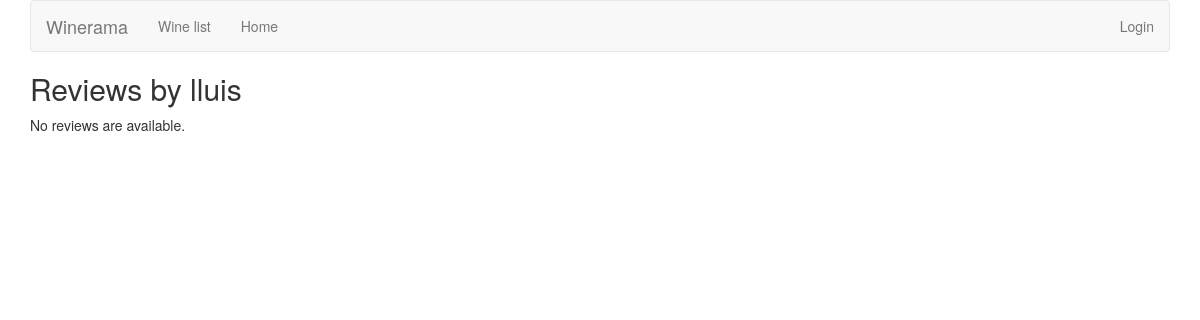
/reviews/review/user/lluis/, run on an earlier commit of the app's database.
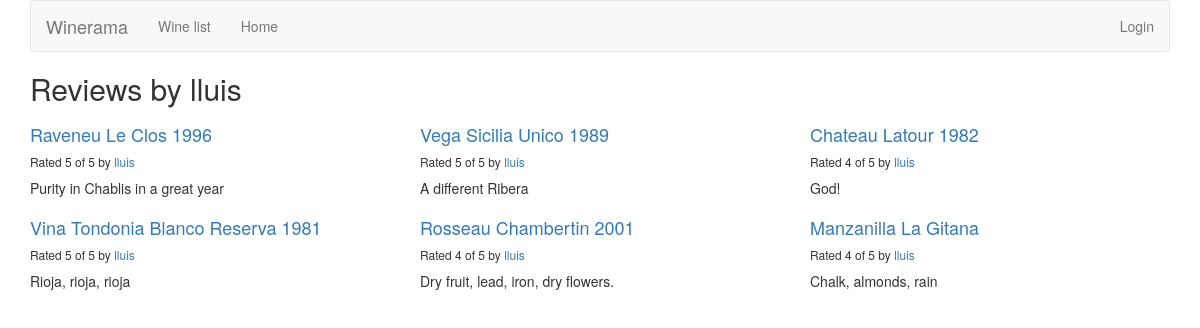
And on a later commit of the database.
### reviews/models.py (models this page shows, shortened)
class Review(models.Model):
    RATING_CHOICES=(
        (1,'1'),
        (2,'2'),
        (3,'3'),
        (4,'4'),
        (5,'5'),
    )
    wine=models.ForeignKey(Wine) #tells Django each "Review" is related to a single "Wine"
    pub_date=models.DateTimeField('date published')
    user_name=models.CharField(max_length=100)
    comment=models.CharField(max_length=200)
    rating=models.IntegerField(choices=RATING_CHOICES)

class Wine(models.Model):
    name=models.CharField(max_length=200)

### reviews/views.py (the view)
# urls.py: url(r'^review/user/(?P<username>\w+)/$',views.user_review_list,name='user_review_list'),
def user_review_list(request,username=None):
    if not username:
        username=request.user.username
    latest_review_list=Review.objects.filter(user_name=username).order_by('-pub_date')
    context={'latest_review_list':latest_review_list,'username':username}
    return render(request,'reviews/user_review_list.html',context)

### reviews/templates/reviews/user_review_list.html
{% extends 'reviews/review_list.html' %}
{% block title %}
<h2>Reviews by {{ username }}</h2>
{% endblock %}

### reviews/templates/reviews/review_list.html (shortened to what this page needs)
{% extends 'base.html' %}
{% block content %}
{% if latest_review_list %}
<div class="row">
    {% for review in latest_review_list %}
    <div class="col-xs-6 col-lg-4">
        <h4><a href="{% url 'reviews:review_detail' review.id %}">
        {{ review.wine.name }}
        </a></h4>
        <h6>Rated {{ review.rating }} of 5 by <a href="{% url 'reviews:user_review_list' review.user_name %}">{{ review.user_name }}</a></h6>
        <p>{{ review.comment }}</p>
    </div>
    {% endfor %}
</div>
{% else %}
<p>No reviews are available.</p>
{% endif %}
{% endblock %}

What changed in the data, as far as the page shows it:
added Review: wine.name "Raveneu Le Clos 1996", rating "5", user_name "lluis", comment "Purity in Chablis in a great year"
added Review: wine.name "Vega Sicilia Unico 1989", rating "5", user_name "lluis", comment "A different Ribera"
added Review: wine.name "Chateau Latour 1982", rating "4", user_name "lluis", comment "God!"
added Review: wine.name "Vina Tondonia Blanco Reserva 1981", rating "5", user_name "lluis", comment "Rioja, rioja, rioja"
added Review: wine.name "Rosseau Chambertin 2001", rating "4", user_name "lluis", comment "Dry fruit, lead, iron, dry flowers."
added Review: wine.name "Manzanilla La Gitana", rating "4", user_name "lluis", comment "Chalk, almonds, rain"
Also different on the page:
text no longer shown: "No reviews are available."
